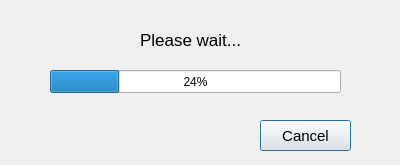
<?xml version="1.0" encoding="UTF-8"?>
<ui version="4.0">
 <class>Dialog</class>
 <widget class="QDialog" name="Dialog">
  <property name="geometry">
   <rect>
    <x>0</x>
    <y>0</y>
    <width>400</width>
    <height>165</height>
   </rect>
  </property>
  <property name="windowTitle">
   <string>Dialog</string>
  </property>
  <property name="styleSheet">
   <string notr="true"/>
  </property>
  <widget class="QProgressBar" name="progressBar">
   <property name="geometry">
    <rect>
     <x>50</x>
     <y>70</y>
     <width>291</width>
     <height>23</height>
    </rect>
   </property>
   <property name="value">
    <number>24</number>
   </property>
  </widget>
  <widget class="QPushButton" name="pushButton">
   <property name="geometry">
    <rect>
     <x>260</x>
     <y>120</y>
     <width>91</width>
     <height>31</height>
    </rect>
   </property>
   <property name="font">
    <font>
     <pointsize>11</pointsize>
    </font>
   </property>
   <property name="text">
    <string>Cancel</string>
   </property>
  </widget>
  <widget class="QLabel" name="label">
   <property name="geometry">
    <rect>
     <x>140</x>
     <y>30</y>
     <width>101</width>
     <height>20</height>
    </rect>
   </property>
   <property name="font">
    <font>
     <pointsize>13</pointsize>
    </font>
   </property>
   <property name="text">
    <string>Please wait...</string>
   </property>
  </widget>
 </widget>
 <resources/>
 <connections/>
</ui>
